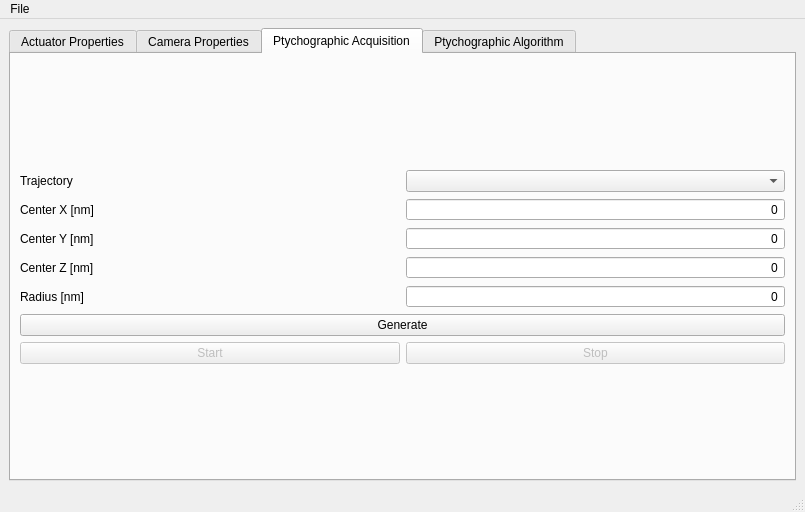
<?xml version="1.0" encoding="UTF-8"?>
<ui version="4.0">
 <class>MainWindow</class>
 <widget class="QMainWindow" name="MainWindow">
  <property name="geometry">
   <rect>
    <x>0</x>
    <y>0</y>
    <width>805</width>
    <height>512</height>
   </rect>
  </property>
  <property name="windowTitle">
   <string>MainWindow</string>
  </property>
  <widget class="QWidget" name="centralwidget">
   <layout class="QHBoxLayout" name="horizontalLayout_3">
    <item>
     <widget class="QTabWidget" name="tabWidget">
      <property name="currentIndex">
       <number>2</number>
      </property>
      <widget class="QWidget" name="actuator_properties_tab">
       <attribute name="title">
        <string>Actuator Properties</string>
       </attribute>
       <layout class="QVBoxLayout" name="verticalLayout">
        <item>
         <spacer name="verticalSpacer_2">
          <property name="orientation">
           <enum>Qt::Orientation::Vertical</enum>
          </property>
          <property name="sizeType">
           <enum>QSizePolicy::Policy::MinimumExpanding</enum>
          </property>
          <property name="sizeHint" stdset="0">
           <size>
            <width>20</width>
            <height>40</height>
           </size>
          </property>
         </spacer>
        </item>
        <item>
         <layout class="QHBoxLayout" name="top_layout">
          <item>
           <spacer name="horizontalSpacer_6">
            <property name="orientation">
             <enum>Qt::Orientation::Horizontal</enum>
            </property>
            <property name="sizeType">
             <enum>QSizePolicy::Policy::MinimumExpanding</enum>
            </property>
            <property name="sizeHint" stdset="0">
             <size>
              <width>40</width>
              <height>20</height>
             </size>
            </property>
           </spacer>
          </item>
          <item>
           <layout class="QHBoxLayout" name="devices_layout">
            <item>
             <widget class="QLabel" name="devices_label">
              <property name="text">
               <string>Devices</string>
              </property>
             </widget>
            </item>
            <item>
             <widget class="QComboBox" name="devices">
              <property name="enabled">
               <bool>true</bool>
              </property>
              <property name="placeholderText">
               <string>No devices found</string>
              </property>
             </widget>
            </item>
           </layout>
          </item>
          <item>
           <layout class="QHBoxLayout" name="refresh_layout">
            <item>
             <widget class="QPushButton" name="refresh_button">
              <property name="text">
               <string>Refresh</string>
              </property>
              <property name="checkable">
               <bool>false</bool>
              </property>
             </widget>
            </item>
            <item>
             <widget class="QLabel" name="error_label">
              <property name="text">
               <string/>
              </property>
             </widget>
            </item>
           </layout>
          </item>
          <item>
           <spacer name="horizontalSpacer">
            <property name="orientation">
             <enum>Qt::Orientation::Horizontal</enum>
            </property>
            <property name="sizeType">
             <enum>QSizePolicy::Policy::MinimumExpanding</enum>
            </property>
            <property name="sizeHint" stdset="0">
             <size>
              <width>40</width>
              <height>20</height>
             </size>
            </property>
           </spacer>
          </item>
         </layout>
        </item>
        <item>
         <widget class="QLabel" name="label_9">
          <property name="text">
           <string/>
          </property>
         </widget>
        </item>
        <item>
         <layout class="QGridLayout" name="gridLayout_2">
          <item row="0" column="2">
           <widget class="QLabel" name="label_7">
            <property name="text">
             <string/>
            </property>
           </widget>
          </item>
          <item row="4" column="5">
           <widget class="QPushButton" name="move_button">
            <property name="enabled">
             <bool>false</bool>
            </property>
            <property name="text">
             <string>Move</string>
            </property>
           </widget>
          </item>
          <item row="2" column="3">
           <layout class="QGridLayout" name="gridLayout_4">
            <item row="1" column="1">
             <widget class="QPushButton" name="minus_1_button">
              <property name="enabled">
               <bool>false</bool>
              </property>
              <property name="text">
               <string>-</string>
              </property>
             </widget>
            </item>
            <item row="1" column="0">
             <widget class="QPushButton" name="plus_1_button">
              <property name="enabled">
               <bool>false</bool>
              </property>
              <property name="text">
               <string>+</string>
              </property>
             </widget>
            </item>
            <item row="0" column="0">
             <widget class="QLabel" name="step_size_1_label">
              <property name="text">
               <string>Step Size [nm]</string>
              </property>
             </widget>
            </item>
            <item row="0" column="1">
             <widget class="QSpinBox" name="step_size_1">
              <property name="enabled">
               <bool>false</bool>
              </property>
              <property name="alignment">
               <set>Qt::AlignmentFlag::AlignRight|Qt::AlignmentFlag::AlignTrailing|Qt::AlignmentFlag::AlignVCenter</set>
              </property>
              <property name="buttonSymbols">
               <enum>QAbstractSpinBox::ButtonSymbols::NoButtons</enum>
              </property>
              <property name="minimum">
               <number>1</number>
              </property>
              <property name="maximum">
               <number>1000000000</number>
              </property>
             </widget>
            </item>
           </layout>
          </item>
          <item row="0" column="6">
           <spacer name="horizontalSpacer_2">
            <property name="orientation">
             <enum>Qt::Orientation::Horizontal</enum>
            </property>
            <property name="sizeType">
             <enum>QSizePolicy::Policy::MinimumExpanding</enum>
            </property>
            <property name="sizeHint" stdset="0">
             <size>
              <width>40</width>
              <height>20</height>
             </size>
            </property>
           </spacer>
          </item>
          <item row="0" column="0">
           <spacer name="horizontalSpacer_5">
            <property name="orientation">
             <enum>Qt::Orientation::Horizontal</enum>
            </property>
            <property name="sizeType">
             <enum>QSizePolicy::Policy::MinimumExpanding</enum>
            </property>
            <property name="sizeHint" stdset="0">
             <size>
              <width>40</width>
              <height>20</height>
             </size>
            </property>
           </spacer>
          </item>
          <item row="4" column="1">
           <layout class="QHBoxLayout" name="horizontalLayout_10">
            <item>
             <widget class="QLabel" name="move_mode_label">
              <property name="enabled">
               <bool>false</bool>
              </property>
              <property name="text">
               <string>Move Mode</string>
              </property>
             </widget>
            </item>
            <item>
             <widget class="QComboBox" name="move_mode_select">
              <property name="enabled">
               <bool>false</bool>
              </property>
              <property name="placeholderText">
               <string>No mode selected</string>
              </property>
             </widget>
            </item>
           </layout>
          </item>
          <item row="2" column="1">
           <layout class="QGridLayout" name="gridLayout_3">
            <item row="1" column="1">
             <widget class="QPushButton" name="minus_0_button">
              <property name="enabled">
               <bool>false</bool>
              </property>
              <property name="text">
               <string>-</string>
              </property>
             </widget>
            </item>
            <item row="1" column="0">
             <widget class="QPushButton" name="plus_0_button">
              <property name="enabled">
               <bool>false</bool>
              </property>
              <property name="text">
               <string>+</string>
              </property>
             </widget>
            </item>
            <item row="0" column="0">
             <widget class="QLabel" name="step_size_0_label">
              <property name="text">
               <string>Step Size [nm]</string>
              </property>
             </widget>
            </item>
            <item row="0" column="1">
             <widget class="QSpinBox" name="step_size_0">
              <property name="enabled">
               <bool>false</bool>
              </property>
              <property name="alignment">
               <set>Qt::AlignmentFlag::AlignRight|Qt::AlignmentFlag::AlignTrailing|Qt::AlignmentFlag::AlignVCenter</set>
              </property>
              <property name="buttonSymbols">
               <enum>QAbstractSpinBox::ButtonSymbols::NoButtons</enum>
              </property>
              <property name="minimum">
               <number>1</number>
              </property>
              <property name="maximum">
               <number>1000000000</number>
              </property>
             </widget>
            </item>
           </layout>
          </item>
          <item row="1" column="6">
           <widget class="QLabel" name="label_5">
            <property name="text">
             <string/>
            </property>
           </widget>
          </item>
          <item row="0" column="3">
           <layout class="QFormLayout" name="channel_1_layout">
            <item row="0" column="0" colspan="2">
             <widget class="QLabel" name="channel_1_label">
              <property name="text">
               <string>Channel 1 [Y]:</string>
              </property>
              <property name="alignment">
               <set>Qt::AlignmentFlag::AlignCenter</set>
              </property>
             </widget>
            </item>
            <item row="1" column="0">
             <widget class="QLabel" name="position_1_label">
              <property name="text">
               <string>Position [nm]</string>
              </property>
             </widget>
            </item>
            <item row="1" column="1">
             <widget class="QSpinBox" name="position_1">
              <property name="enabled">
               <bool>false</bool>
              </property>
              <property name="alignment">
               <set>Qt::AlignmentFlag::AlignRight|Qt::AlignmentFlag::AlignTrailing|Qt::AlignmentFlag::AlignVCenter</set>
              </property>
              <property name="buttonSymbols">
               <enum>QAbstractSpinBox::ButtonSymbols::NoButtons</enum>
              </property>
              <property name="minimum">
               <number>-1000000000</number>
              </property>
              <property name="maximum">
               <number>1000000000</number>
              </property>
             </widget>
            </item>
            <item row="2" column="0">
             <widget class="QLabel" name="velocity_1_label">
              <property name="text">
               <string>Velocity [nm/s]</string>
              </property>
             </widget>
            </item>
            <item row="2" column="1">
             <widget class="QSpinBox" name="velocity_1">
              <property name="enabled">
               <bool>false</bool>
              </property>
              <property name="alignment">
               <set>Qt::AlignmentFlag::AlignRight|Qt::AlignmentFlag::AlignTrailing|Qt::AlignmentFlag::AlignVCenter</set>
              </property>
              <property name="buttonSymbols">
               <enum>QAbstractSpinBox::ButtonSymbols::NoButtons</enum>
              </property>
              <property name="keyboardTracking">
               <bool>false</bool>
              </property>
              <property name="maximum">
               <number>1000000000</number>
              </property>
             </widget>
            </item>
            <item row="3" column="0">
             <widget class="QLabel" name="acceleration_1_label">
              <property name="text">
               <string>&lt;html&gt;&lt;head/&gt;&lt;body&gt;&lt;p&gt;Acceleration [nm/s&lt;span style=&quot; vertical-align:super;&quot;&gt;2&lt;/span&gt;]&lt;/p&gt;&lt;/body&gt;&lt;/html&gt;</string>
              </property>
             </widget>
            </item>
            <item row="3" column="1">
             <widget class="QSpinBox" name="acceleration_1">
              <property name="enabled">
               <bool>false</bool>
              </property>
              <property name="alignment">
               <set>Qt::AlignmentFlag::AlignRight|Qt::AlignmentFlag::AlignTrailing|Qt::AlignmentFlag::AlignVCenter</set>
              </property>
              <property name="buttonSymbols">
               <enum>QAbstractSpinBox::ButtonSymbols::NoButtons</enum>
              </property>
              <property name="keyboardTracking">
               <bool>false</bool>
              </property>
              <property name="maximum">
               <number>1000000000</number>
              </property>
             </widget>
            </item>
           </layout>
          </item>
          <item row="0" column="4">
           <widget class="QLabel" name="label_8">
            <property name="text">
             <string/>
            </property>
           </widget>
          </item>
          <item row="0" column="5">
           <layout class="QFormLayout" name="channel_2_layout">
            <item row="0" column="0" colspan="2">
             <widget class="QLabel" name="channel_2_label">
              <property name="text">
               <string>Channel 2 [Z]</string>
              </property>
              <property name="alignment">
               <set>Qt::AlignmentFlag::AlignCenter</set>
              </property>
             </widget>
            </item>
            <item row="1" column="0">
             <widget class="QLabel" name="position_2_label">
              <property name="text">
               <string>Position [nm]</string>
              </property>
             </widget>
            </item>
            <item row="1" column="1">
             <widget class="QSpinBox" name="position_2">
              <property name="enabled">
               <bool>false</bool>
              </property>
              <property name="alignment">
               <set>Qt::AlignmentFlag::AlignRight|Qt::AlignmentFlag::AlignTrailing|Qt::AlignmentFlag::AlignVCenter</set>
              </property>
              <property name="buttonSymbols">
               <enum>QAbstractSpinBox::ButtonSymbols::NoButtons</enum>
              </property>
              <property name="minimum">
               <number>-1000000000</number>
              </property>
              <property name="maximum">
               <number>1000000000</number>
              </property>
             </widget>
            </item>
            <item row="2" column="0">
             <widget class="QLabel" name="velocity_2_label">
              <property name="text">
               <string>Velocity [nm/s]</string>
              </property>
             </widget>
            </item>
            <item row="2" column="1">
             <widget class="QSpinBox" name="velocity_2">
              <property name="enabled">
               <bool>false</bool>
              </property>
              <property name="alignment">
               <set>Qt::AlignmentFlag::AlignRight|Qt::AlignmentFlag::AlignTrailing|Qt::AlignmentFlag::AlignVCenter</set>
              </property>
              <property name="buttonSymbols">
               <enum>QAbstractSpinBox::ButtonSymbols::NoButtons</enum>
              </property>
              <property name="minimum">
               <number>0</number>
              </property>
              <property name="maximum">
               <number>1000000000</number>
              </property>
             </widget>
            </item>
            <item row="3" column="0">
             <widget class="QLabel" name="acceleration_2_label">
              <property name="text">
               <string>&lt;html&gt;&lt;head/&gt;&lt;body&gt;&lt;p&gt;Acceleration [nm/s&lt;span style=&quot; vertical-align:super;&quot;&gt;2&lt;/span&gt;]&lt;/p&gt;&lt;/body&gt;&lt;/html&gt;</string>
              </property>
             </widget>
            </item>
            <item row="3" column="1">
             <widget class="QSpinBox" name="acceleration_2">
              <property name="enabled">
               <bool>false</bool>
              </property>
              <property name="alignment">
               <set>Qt::AlignmentFlag::AlignRight|Qt::AlignmentFlag::AlignTrailing|Qt::AlignmentFlag::AlignVCenter</set>
              </property>
              <property name="readOnly">
               <bool>false</bool>
              </property>
              <property name="buttonSymbols">
               <enum>QAbstractSpinBox::ButtonSymbols::NoButtons</enum>
              </property>
              <property name="minimum">
               <number>0</number>
              </property>
              <property name="maximum">
               <number>1000000000</number>
              </property>
             </widget>
            </item>
           </layout>
          </item>
          <item row="2" column="5">
           <layout class="QGridLayout" name="gridLayout_5">
            <item row="1" column="1">
             <widget class="QPushButton" name="minus_2_button">
              <property name="enabled">
               <bool>false</bool>
              </property>
              <property name="text">
               <string>-</string>
              </property>
             </widget>
            </item>
            <item row="1" column="0">
             <widget class="QPushButton" name="plus_2_button">
              <property name="enabled">
               <bool>false</bool>
              </property>
              <property name="text">
               <string>+</string>
              </property>
             </widget>
            </item>
            <item row="0" column="0">
             <widget class="QLabel" name="step_size_2_label">
              <property name="text">
               <string>Step Size [nm]</string>
              </property>
             </widget>
            </item>
            <item row="0" column="1">
             <widget class="QSpinBox" name="step_size_2">
              <property name="enabled">
               <bool>false</bool>
              </property>
              <property name="alignment">
               <set>Qt::AlignmentFlag::AlignRight|Qt::AlignmentFlag::AlignTrailing|Qt::AlignmentFlag::AlignVCenter</set>
              </property>
              <property name="buttonSymbols">
               <enum>QAbstractSpinBox::ButtonSymbols::NoButtons</enum>
              </property>
              <property name="minimum">
               <number>1</number>
              </property>
              <property name="maximum">
               <number>1000000000</number>
              </property>
             </widget>
            </item>
           </layout>
          </item>
          <item row="3" column="1">
           <widget class="QLabel" name="label_6">
            <property name="text">
             <string/>
            </property>
           </widget>
          </item>
          <item row="4" column="3">
           <layout class="QHBoxLayout" name="rc_layout">
            <item>
             <widget class="QPushButton" name="reference_button">
              <property name="enabled">
               <bool>false</bool>
              </property>
              <property name="text">
               <string>Reference</string>
              </property>
             </widget>
            </item>
            <item>
             <widget class="QPushButton" name="calibrate_button">
              <property name="enabled">
               <bool>false</bool>
              </property>
              <property name="text">
               <string>Calibrate</string>
              </property>
             </widget>
            </item>
           </layout>
          </item>
          <item row="0" column="1">
           <layout class="QFormLayout" name="channel_0_layout">
            <item row="0" column="0" colspan="2">
             <widget class="QLabel" name="channel_0_label">
              <property name="text">
               <string>Channel 0 [X]:</string>
              </property>
              <property name="alignment">
               <set>Qt::AlignmentFlag::AlignCenter</set>
              </property>
             </widget>
            </item>
            <item row="1" column="0">
             <widget class="QLabel" name="position_0_label">
              <property name="text">
               <string>Position [nm]</string>
              </property>
             </widget>
            </item>
            <item row="1" column="1">
             <widget class="QSpinBox" name="position_0">
              <property name="enabled">
               <bool>false</bool>
              </property>
              <property name="alignment">
               <set>Qt::AlignmentFlag::AlignRight|Qt::AlignmentFlag::AlignTrailing|Qt::AlignmentFlag::AlignVCenter</set>
              </property>
              <property name="buttonSymbols">
               <enum>QAbstractSpinBox::ButtonSymbols::NoButtons</enum>
              </property>
              <property name="keyboardTracking">
               <bool>false</bool>
              </property>
              <property name="minimum">
               <number>-1000000000</number>
              </property>
              <property name="maximum">
               <number>1000000000</number>
              </property>
              <property name="stepType">
               <enum>QAbstractSpinBox::StepType::DefaultStepType</enum>
              </property>
             </widget>
            </item>
            <item row="2" column="0">
             <widget class="QLabel" name="velocity_0_label">
              <property name="text">
               <string>Velocity [nm/s]</string>
              </property>
             </widget>
            </item>
            <item row="2" column="1">
             <widget class="QSpinBox" name="velocity_0">
              <property name="enabled">
               <bool>false</bool>
              </property>
              <property name="alignment">
               <set>Qt::AlignmentFlag::AlignRight|Qt::AlignmentFlag::AlignTrailing|Qt::AlignmentFlag::AlignVCenter</set>
              </property>
              <property name="buttonSymbols">
               <enum>QAbstractSpinBox::ButtonSymbols::NoButtons</enum>
              </property>
              <property name="keyboardTracking">
               <bool>false</bool>
              </property>
              <property name="maximum">
               <number>1000000000</number>
              </property>
             </widget>
            </item>
            <item row="3" column="0">
             <widget class="QLabel" name="acceleration_0_label">
              <property name="text">
               <string>&lt;html&gt;&lt;head/&gt;&lt;body&gt;&lt;p&gt;Acceleration [nm/s&lt;span style=&quot; vertical-align:super;&quot;&gt;2&lt;/span&gt;]&lt;/p&gt;&lt;/body&gt;&lt;/html&gt;</string>
              </property>
             </widget>
            </item>
            <item row="3" column="1">
             <widget class="QSpinBox" name="acceleration_0">
              <property name="enabled">
               <bool>false</bool>
              </property>
              <property name="alignment">
               <set>Qt::AlignmentFlag::AlignRight|Qt::AlignmentFlag::AlignTrailing|Qt::AlignmentFlag::AlignVCenter</set>
              </property>
              <property name="buttonSymbols">
               <enum>QAbstractSpinBox::ButtonSymbols::NoButtons</enum>
              </property>
              <property name="keyboardTracking">
               <bool>false</bool>
              </property>
              <property name="maximum">
               <number>1000000000</number>
              </property>
             </widget>
            </item>
           </layout>
          </item>
         </layout>
        </item>
        <item>
         <spacer name="verticalSpacer">
          <property name="orientation">
           <enum>Qt::Orientation::Vertical</enum>
          </property>
          <property name="sizeType">
           <enum>QSizePolicy::Policy::MinimumExpanding</enum>
          </property>
          <property name="sizeHint" stdset="0">
           <size>
            <width>20</width>
            <height>40</height>
           </size>
          </property>
         </spacer>
        </item>
       </layout>
      </widget>
      <widget class="QWidget" name="camera_properties_tab">
       <attribute name="title">
        <string>Camera Properties</string>
       </attribute>
       <layout class="QGridLayout" name="gridLayout">
        <item row="0" column="1">
         <widget class="QLabel" name="live_feed">
          <property name="enabled">
           <bool>true</bool>
          </property>
          <property name="text">
           <string>Live feed</string>
          </property>
          <property name="alignment">
           <set>Qt::AlignmentFlag::AlignCenter</set>
          </property>
         </widget>
        </item>
        <item row="0" column="0">
         <layout class="QVBoxLayout" name="verticalLayout_2">
          <item>
           <spacer name="verticalSpacer_3">
            <property name="orientation">
             <enum>Qt::Orientation::Vertical</enum>
            </property>
            <property name="sizeType">
             <enum>QSizePolicy::Policy::MinimumExpanding</enum>
            </property>
            <property name="sizeHint" stdset="0">
             <size>
              <width>20</width>
              <height>40</height>
             </size>
            </property>
           </spacer>
          </item>
          <item>
           <layout class="QHBoxLayout" name="horizontalLayout_6">
            <item>
             <widget class="QLabel" name="label">
              <property name="text">
               <string>Camera</string>
              </property>
             </widget>
            </item>
            <item>
             <widget class="QComboBox" name="cameras">
              <property name="accessibleName">
               <string/>
              </property>
              <property name="placeholderText">
               <string>No devices found</string>
              </property>
             </widget>
            </item>
            <item>
             <widget class="QPushButton" name="refresh_camera_button">
              <property name="text">
               <string>Refresh</string>
              </property>
             </widget>
            </item>
           </layout>
          </item>
          <item>
           <layout class="QGridLayout" name="gridLayout_7">
            <item row="0" column="0">
             <widget class="QLabel" name="select_label">
              <property name="sizePolicy">
               <sizepolicy hsizetype="Minimum" vsizetype="Preferred">
                <horstretch>0</horstretch>
                <verstretch>0</verstretch>
               </sizepolicy>
              </property>
              <property name="text">
               <string>Select Directory</string>
              </property>
             </widget>
            </item>
            <item row="0" column="1">
             <widget class="QLabel" name="directory_label">
              <property name="text">
               <string/>
              </property>
             </widget>
            </item>
            <item row="0" column="2">
             <widget class="QToolButton" name="directory_button">
              <property name="text">
               <string>...</string>
              </property>
             </widget>
            </item>
           </layout>
          </item>
          <item>
           <layout class="QGridLayout" name="gridLayout_6">
            <item row="0" column="0">
             <widget class="QLabel" name="exposure_label">
              <property name="text">
               <string>Exposure Time [μs]</string>
              </property>
             </widget>
            </item>
            <item row="0" column="1">
             <widget class="QSpinBox" name="exposure">
              <property name="alignment">
               <set>Qt::AlignmentFlag::AlignRight|Qt::AlignmentFlag::AlignTrailing|Qt::AlignmentFlag::AlignVCenter</set>
              </property>
              <property name="buttonSymbols">
               <enum>QAbstractSpinBox::ButtonSymbols::NoButtons</enum>
              </property>
              <property name="keyboardTracking">
               <bool>false</bool>
              </property>
             </widget>
            </item>
            <item row="1" column="0">
             <widget class="QLabel" name="frames_label">
              <property name="text">
               <string>Number of Frames</string>
              </property>
             </widget>
            </item>
            <item row="1" column="1">
             <widget class="QSpinBox" name="frames">
              <property name="alignment">
               <set>Qt::AlignmentFlag::AlignRight|Qt::AlignmentFlag::AlignTrailing|Qt::AlignmentFlag::AlignVCenter</set>
              </property>
              <property name="buttonSymbols">
               <enum>QAbstractSpinBox::ButtonSymbols::NoButtons</enum>
              </property>
              <property name="keyboardTracking">
               <bool>false</bool>
              </property>
              <property name="minimum">
               <number>1</number>
              </property>
              <property name="maximum">
               <number>100</number>
              </property>
             </widget>
            </item>
            <item row="2" column="0">
             <widget class="QPushButton" name="capture_button">
              <property name="text">
               <string>Capture</string>
              </property>
             </widget>
            </item>
            <item row="2" column="1">
             <widget class="QPushButton" name="stop_button">
              <property name="sizePolicy">
               <sizepolicy hsizetype="Minimum" vsizetype="Fixed">
                <horstretch>0</horstretch>
                <verstretch>0</verstretch>
               </sizepolicy>
              </property>
              <property name="layoutDirection">
               <enum>Qt::LayoutDirection::LeftToRight</enum>
              </property>
              <property name="text">
               <string>Stop</string>
              </property>
             </widget>
            </item>
           </layout>
          </item>
          <item>
           <spacer name="verticalSpacer_4">
            <property name="orientation">
             <enum>Qt::Orientation::Vertical</enum>
            </property>
            <property name="sizeType">
             <enum>QSizePolicy::Policy::MinimumExpanding</enum>
            </property>
            <property name="sizeHint" stdset="0">
             <size>
              <width>20</width>
              <height>40</height>
             </size>
            </property>
           </spacer>
          </item>
         </layout>
        </item>
       </layout>
      </widget>
      <widget class="QWidget" name="acquisition_tab">
       <attribute name="title">
        <string>Ptychographic Acquisition</string>
       </attribute>
       <layout class="QGridLayout" name="gridLayout_9">
        <item row="0" column="0">
         <layout class="QHBoxLayout" name="acquisition_layout">
          <item>
           <layout class="QVBoxLayout" name="verticalLayout_5">
            <item>
             <spacer name="verticalSpacer_5">
              <property name="orientation">
               <enum>Qt::Orientation::Vertical</enum>
              </property>
              <property name="sizeHint" stdset="0">
               <size>
                <width>20</width>
                <height>40</height>
               </size>
              </property>
             </spacer>
            </item>
            <item>
             <layout class="QGridLayout" name="gridLayout_10">
              <item row="3" column="0">
               <widget class="QLabel" name="center_z_label">
                <property name="text">
                 <string>Center Z [nm]</string>
                </property>
               </widget>
              </item>
              <item row="0" column="1">
               <widget class="QComboBox" name="trajectory_select"/>
              </item>
              <item row="1" column="1">
               <widget class="QSpinBox" name="trajectory_center_x">
                <property name="alignment">
                 <set>Qt::AlignmentFlag::AlignRight|Qt::AlignmentFlag::AlignTrailing|Qt::AlignmentFlag::AlignVCenter</set>
                </property>
                <property name="buttonSymbols">
                 <enum>QAbstractSpinBox::ButtonSymbols::NoButtons</enum>
                </property>
                <property name="minimum">
                 <number>-1000000000</number>
                </property>
                <property name="maximum">
                 <number>1000000000</number>
                </property>
               </widget>
              </item>
              <item row="3" column="1">
               <widget class="QSpinBox" name="trajectory_center_z">
                <property name="alignment">
                 <set>Qt::AlignmentFlag::AlignRight|Qt::AlignmentFlag::AlignTrailing|Qt::AlignmentFlag::AlignVCenter</set>
                </property>
                <property name="buttonSymbols">
                 <enum>QAbstractSpinBox::ButtonSymbols::NoButtons</enum>
                </property>
                <property name="minimum">
                 <number>-1000000000</number>
                </property>
                <property name="maximum">
                 <number>1000000000</number>
                </property>
               </widget>
              </item>
              <item row="2" column="0">
               <widget class="QLabel" name="center_y_label">
                <property name="text">
                 <string>Center Y [nm]</string>
                </property>
               </widget>
              </item>
              <item row="0" column="0">
               <widget class="QLabel" name="trajectory_label">
                <property name="text">
                 <string>Trajectory</string>
                </property>
               </widget>
              </item>
              <item row="6" column="1">
               <widget class="QPushButton" name="trajectory_stop_button">
                <property name="enabled">
                 <bool>false</bool>
                </property>
                <property name="text">
                 <string>Stop</string>
                </property>
               </widget>
              </item>
              <item row="6" column="0">
               <widget class="QPushButton" name="start_trajectory_button">
                <property name="enabled">
                 <bool>false</bool>
                </property>
                <property name="text">
                 <string>Start</string>
                </property>
               </widget>
              </item>
              <item row="1" column="0">
               <widget class="QLabel" name="center_x_label">
                <property name="text">
                 <string>Center X [nm]</string>
                </property>
               </widget>
              </item>
              <item row="2" column="1">
               <widget class="QSpinBox" name="trajectory_center_y">
                <property name="alignment">
                 <set>Qt::AlignmentFlag::AlignRight|Qt::AlignmentFlag::AlignTrailing|Qt::AlignmentFlag::AlignVCenter</set>
                </property>
                <property name="buttonSymbols">
                 <enum>QAbstractSpinBox::ButtonSymbols::NoButtons</enum>
                </property>
                <property name="minimum">
                 <number>-1000000000</number>
                </property>
                <property name="maximum">
                 <number>1000000000</number>
                </property>
               </widget>
              </item>
              <item row="5" column="0" colspan="2">
               <widget class="QPushButton" name="trajectory_generate_button">
                <property name="text">
                 <string>Generate</string>
                </property>
               </widget>
              </item>
              <item row="4" column="0">
               <widget class="QLabel" name="radius_label">
                <property name="text">
                 <string>Radius [nm]</string>
                </property>
               </widget>
              </item>
              <item row="4" column="1">
               <widget class="QSpinBox" name="trajectory_radius">
                <property name="alignment">
                 <set>Qt::AlignmentFlag::AlignRight|Qt::AlignmentFlag::AlignTrailing|Qt::AlignmentFlag::AlignVCenter</set>
                </property>
                <property name="buttonSymbols">
                 <enum>QAbstractSpinBox::ButtonSymbols::NoButtons</enum>
                </property>
                <property name="minimum">
                 <number>0</number>
                </property>
                <property name="maximum">
                 <number>1000000000</number>
                </property>
               </widget>
              </item>
             </layout>
            </item>
            <item>
             <spacer name="verticalSpacer_6">
              <property name="orientation">
               <enum>Qt::Orientation::Vertical</enum>
              </property>
              <property name="sizeHint" stdset="0">
               <size>
                <width>20</width>
                <height>40</height>
               </size>
              </property>
             </spacer>
            </item>
           </layout>
          </item>
         </layout>
        </item>
       </layout>
      </widget>
      <widget class="QWidget" name="algorithm_tab">
       <attribute name="title">
        <string>Ptychographic Algorithm</string>
       </attribute>
      </widget>
     </widget>
    </item>
   </layout>
  </widget>
  <widget class="QMenuBar" name="menubar">
   <property name="geometry">
    <rect>
     <x>0</x>
     <y>0</y>
     <width>805</width>
     <height>33</height>
    </rect>
   </property>
   <widget class="QMenu" name="menuFile">
    <property name="title">
     <string>File</string>
    </property>
   </widget>
   <addaction name="menuFile"/>
  </widget>
  <widget class="QStatusBar" name="statusbar"/>
 </widget>
 <resources/>
 <connections/>
</ui>
